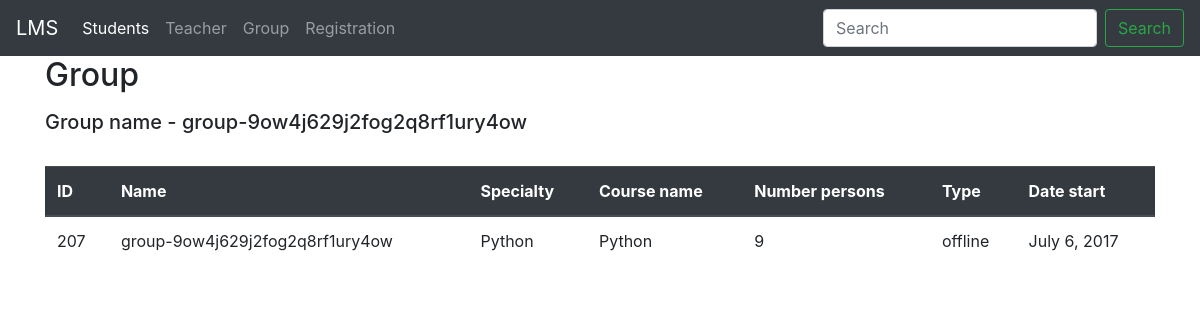
The app's page /group/207 with its own data.
### group/models.py (models this page shows, shortened)
class Group(models.Model):
    ONLINE = 'online'
    OFFLINE = 'offline'
    TYPE_CHOICES = [
        (ONLINE, 'online'),
        (OFFLINE, 'offline')
    ]
    name = models.CharField(max_length=40, null=False, blank=False, unique=True)
    specialty = models.CharField(max_length=40, null=False, blank=False)
    course_name = models.CharField(max_length=80, null=False, blank=False)
    number_persons = models.PositiveSmallIntegerField()
    type = models.CharField(max_length=8, null=False, blank=False, choices=TYPE_CHOICES)
    is_paid = models.BooleanField(null=False, blank=False)
    date_start = models.DateField(default=datetime.date.today)
    teacher = models.ForeignKey(to=Teacher, null=True, on_delete=models.SET_NULL)
    classroom = models.ManyToManyField(to=Classroom, related_name='group')

### group/views.py (the view)
# urls.py: path('<int:pk>', views.IndexGroupDetailView.as_view(), name='index'),
class IndexGroupDetailView(DetailView):
    model = Group
    template_name = 'group/index.html'
    context_object_name = 'group'
    def get_object(self, queryset=None):
        id_group = self.kwargs.get(self.pk_url_kwarg)
        try:
            group_obj = self.model.objects.get(pk=id_group)
        except self.model.DoesNotExist:
            raise Http404("Group does not exist")
        return group_obj
    def get(self, request, *args, **kwargs):
        id_group = self.kwargs.get(self.pk_url_kwarg)
        if id_group is not None:
            if id_group == 0:
                return HttpResponse("'id' must be greatest when zero")
        return super().get(request, *args, **kwargs)
    def get_context_data(self, *, object_list=None, **kwargs):
        context = super().get_context_data(object_list=None, **kwargs)
        context['title'] = 'Group'
        return context

### group/templates/group/index.html
{% extends 'group/base.html' %}
{% load static %}
{% block content %}
    <h5> Group name - {{ group.name }}</h5>
    <br>
    {% include 'group/includes/single_group.html' %}
{% endblock %}

### group/templates/group/includes/single_group.html
<table class="table table-hover">
    <thead class="thead-dark">
        <tr>
          <th>ID</th>
          <th>Name</th>
          <th>Specialty</th>
          <th>Course name</th>
          <th>Number persons</th>
          <th>Type</th>
          <th>Date start</th>
        </tr>
    </thead>
    <tr>
      <td>{{ group.id }}</td>
      <td>{{ group.name }}</td>
      <td>{{ group.specialty }}</td>
      <td>{{ group.course_name }}</td>
      <td>{{ group.number_persons }}</td>
      <td>{{ group.type }}</td>
      <td>{{ group.date_start }}</td>
    </tr>
</table>

### records on screen
Group: name "group-9ow4j629j2fog2q8rf1ury4ow", id "207", specialty "Python", course_name "Python", number_persons "9", type "offline", date_start "July 6, 2017"

### other values on screen
{{ title }} "Group"
